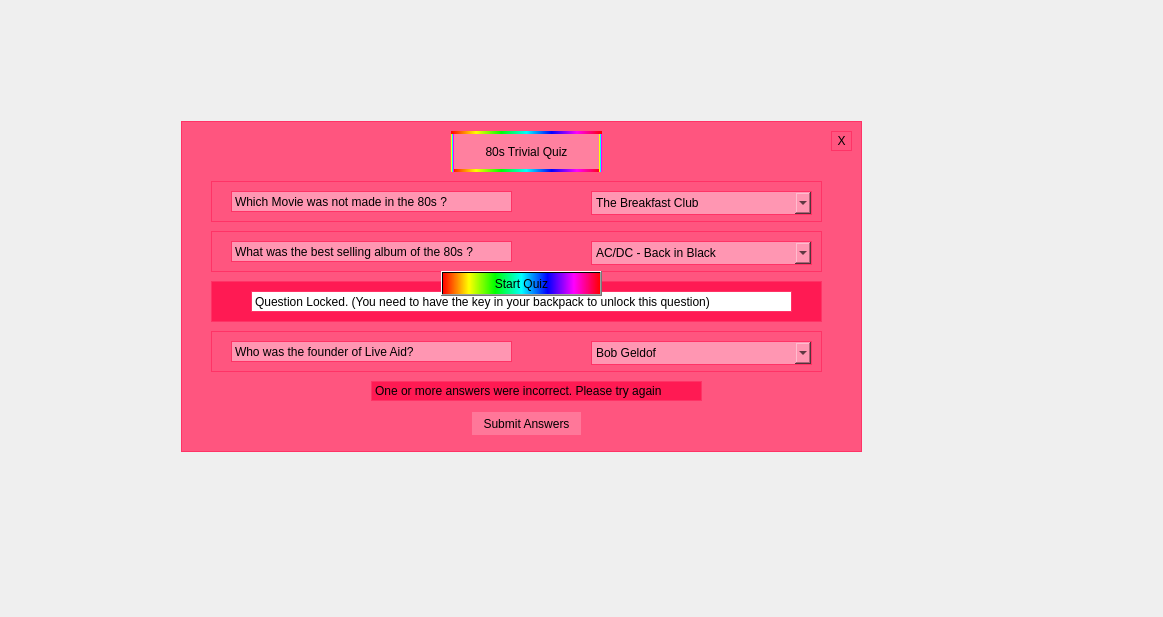
<?xml version="1.0" encoding="UTF-8"?>
<ui version="4.0">
 <class>tz80widget</class>
 <widget class="QWidget" name="tz80widget">
  <property name="geometry">
   <rect>
    <x>0</x>
    <y>0</y>
    <width>1163</width>
    <height>617</height>
   </rect>
  </property>
  <property name="windowTitle">
   <string>Form</string>
  </property>
  <property name="styleSheet">
   <string notr="true"/>
  </property>
  <layout class="QHBoxLayout" name="horizontalLayout">
   <item>
    <widget class="QStackedWidget" name="stackedWidget">
     <widget class="QWidget" name="page">
      <widget class="QLabel" name="label">
       <property name="geometry">
        <rect>
         <x>-7</x>
         <y>-26</y>
         <width>1071</width>
         <height>651</height>
        </rect>
       </property>
       <property name="text">
        <string/>
       </property>
       <property name="pixmap">
        <pixmap resource="resources.qrc">:/Resources/eighties.jpg</pixmap>
       </property>
      </widget>
      <widget class="QFrame" name="quiz_frame">
       <property name="geometry">
        <rect>
         <x>170</x>
         <y>110</y>
         <width>681</width>
         <height>331</height>
        </rect>
       </property>
       <property name="styleSheet">
        <string notr="true">background-color: rgb(255, 85, 127);
border: 1px solid;
border-color: rgb(255, 51, 102);</string>
       </property>
       <property name="frameShape">
        <enum>QFrame::StyledPanel</enum>
       </property>
       <property name="frameShadow">
        <enum>QFrame::Raised</enum>
       </property>
       <widget class="QLabel" name="label_2">
        <property name="geometry">
         <rect>
          <x>270</x>
          <y>10</y>
          <width>151</width>
          <height>41</height>
         </rect>
        </property>
        <property name="styleSheet">
         <string notr="true">background-color: #ff809f;
border-color: qlineargradient(spread:pad, x1:0, y1:0, x2:1, y2:0, stop:0 rgba(255, 0, 0, 255), stop:0.166 rgba(255, 255, 0, 255), stop:0.333 rgba(0, 255, 0, 255), stop:0.5 rgba(0, 255, 255, 255), stop:0.666 rgba(0, 0, 255, 255), stop:0.833 rgba(255, 0, 255, 255), stop:1 rgba(255, 0, 0, 255));
border-width: 3px;</string>
        </property>
        <property name="text">
         <string>80s Trivial Quiz</string>
        </property>
        <property name="textFormat">
         <enum>Qt::AutoText</enum>
        </property>
        <property name="alignment">
         <set>Qt::AlignCenter</set>
        </property>
       </widget>
       <widget class="QFrame" name="question1_frame">
        <property name="geometry">
         <rect>
          <x>30</x>
          <y>60</y>
          <width>611</width>
          <height>41</height>
         </rect>
        </property>
        <property name="frameShape">
         <enum>QFrame::StyledPanel</enum>
        </property>
        <property name="frameShadow">
         <enum>QFrame::Raised</enum>
        </property>
        <widget class="QLabel" name="question1_label">
         <property name="geometry">
          <rect>
           <x>20</x>
           <y>10</y>
           <width>281</width>
           <height>21</height>
          </rect>
         </property>
         <property name="styleSheet">
          <string notr="true">background-color: rgb(255, 150, 178);</string>
         </property>
         <property name="text">
          <string>Which Movie was not made in the 80s ?</string>
         </property>
        </widget>
        <widget class="QComboBox" name="question1_comboBox">
         <property name="geometry">
          <rect>
           <x>380</x>
           <y>10</y>
           <width>221</width>
           <height>24</height>
          </rect>
         </property>
         <property name="styleSheet">
          <string notr="true">background-color: rgb(255, 150, 178);</string>
         </property>
         <item>
          <property name="text">
           <string>The Breakfast Club</string>
          </property>
         </item>
         <item>
          <property name="text">
           <string>Ferris Buller Day off</string>
          </property>
         </item>
         <item>
          <property name="text">
           <string>Revenge of the nerds</string>
          </property>
         </item>
        </widget>
       </widget>
       <widget class="QPushButton" name="submitButton">
        <property name="geometry">
         <rect>
          <x>290</x>
          <y>290</y>
          <width>111</width>
          <height>25</height>
         </rect>
        </property>
        <property name="styleSheet">
         <string notr="true">border: 1px solid #ff557f;
background-color: rgb(255, 119, 153);</string>
        </property>
        <property name="text">
         <string>Submit Answers</string>
        </property>
       </widget>
       <widget class="QFrame" name="question2_frame">
        <property name="geometry">
         <rect>
          <x>30</x>
          <y>110</y>
          <width>611</width>
          <height>41</height>
         </rect>
        </property>
        <property name="frameShape">
         <enum>QFrame::StyledPanel</enum>
        </property>
        <property name="frameShadow">
         <enum>QFrame::Raised</enum>
        </property>
        <widget class="QLabel" name="question2_label">
         <property name="geometry">
          <rect>
           <x>20</x>
           <y>10</y>
           <width>281</width>
           <height>21</height>
          </rect>
         </property>
         <property name="styleSheet">
          <string notr="true">background-color: rgb(255, 150, 178);</string>
         </property>
         <property name="text">
          <string>What was the best selling album of the 80s ?</string>
         </property>
        </widget>
        <widget class="QComboBox" name="question2_comboBox">
         <property name="geometry">
          <rect>
           <x>380</x>
           <y>10</y>
           <width>221</width>
           <height>24</height>
          </rect>
         </property>
         <property name="styleSheet">
          <string notr="true">background-color: rgb(255, 150, 178);</string>
         </property>
         <item>
          <property name="text">
           <string>AC/DC - Back in Black</string>
          </property>
         </item>
         <item>
          <property name="text">
           <string>Michael Jackson - Thriller</string>
          </property>
         </item>
         <item>
          <property name="text">
           <string>Whitney Houston - Whitney</string>
          </property>
         </item>
        </widget>
       </widget>
       <widget class="QFrame" name="question3_frame">
        <property name="geometry">
         <rect>
          <x>30</x>
          <y>160</y>
          <width>611</width>
          <height>41</height>
         </rect>
        </property>
        <property name="frameShape">
         <enum>QFrame::StyledPanel</enum>
        </property>
        <property name="frameShadow">
         <enum>QFrame::Raised</enum>
        </property>
        <widget class="QLabel" name="question3_label">
         <property name="geometry">
          <rect>
           <x>20</x>
           <y>10</y>
           <width>281</width>
           <height>21</height>
          </rect>
         </property>
         <property name="styleSheet">
          <string notr="true">background-color: rgb(255, 150, 178);</string>
         </property>
         <property name="text">
          <string>In November of 1989, this happened:</string>
         </property>
        </widget>
        <widget class="QComboBox" name="question3_comboBox">
         <property name="geometry">
          <rect>
           <x>380</x>
           <y>10</y>
           <width>221</width>
           <height>24</height>
          </rect>
         </property>
         <property name="styleSheet">
          <string notr="true">background-color: rgb(255, 150, 178);</string>
         </property>
         <item>
          <property name="text">
           <string>Election of Bill Clinton</string>
          </property>
         </item>
         <item>
          <property name="text">
           <string>Fall of Berlin Wall</string>
          </property>
         </item>
         <item>
          <property name="text">
           <string>Attack on Pearl Harbour</string>
          </property>
         </item>
        </widget>
       </widget>
       <widget class="QFrame" name="question4_frame">
        <property name="geometry">
         <rect>
          <x>30</x>
          <y>210</y>
          <width>611</width>
          <height>41</height>
         </rect>
        </property>
        <property name="frameShape">
         <enum>QFrame::StyledPanel</enum>
        </property>
        <property name="frameShadow">
         <enum>QFrame::Raised</enum>
        </property>
        <widget class="QLabel" name="question4_label">
         <property name="geometry">
          <rect>
           <x>20</x>
           <y>10</y>
           <width>281</width>
           <height>21</height>
          </rect>
         </property>
         <property name="styleSheet">
          <string notr="true">background-color: rgb(255, 150, 178);</string>
         </property>
         <property name="text">
          <string>Who was the founder of Live Aid?</string>
         </property>
        </widget>
        <widget class="QComboBox" name="question4_comboBox">
         <property name="geometry">
          <rect>
           <x>380</x>
           <y>10</y>
           <width>221</width>
           <height>24</height>
          </rect>
         </property>
         <property name="styleSheet">
          <string notr="true">background-color: rgb(255, 150, 178);</string>
         </property>
         <item>
          <property name="text">
           <string>Bob Geldof</string>
          </property>
         </item>
         <item>
          <property name="text">
           <string>Paul McCartney</string>
          </property>
         </item>
         <item>
          <property name="text">
           <string>Diana Ross</string>
          </property>
         </item>
        </widget>
       </widget>
       <widget class="QLabel" name="warning_label">
        <property name="geometry">
         <rect>
          <x>190</x>
          <y>260</y>
          <width>331</width>
          <height>20</height>
         </rect>
        </property>
        <property name="styleSheet">
         <string notr="true">background-color: #ff1a53;</string>
        </property>
        <property name="text">
         <string>One or more answers were incorrect. Please try again</string>
        </property>
       </widget>
       <widget class="QPushButton" name="closeButton">
        <property name="geometry">
         <rect>
          <x>650</x>
          <y>10</y>
          <width>21</width>
          <height>20</height>
         </rect>
        </property>
        <property name="cursor">
         <cursorShape>PointingHandCursor</cursorShape>
        </property>
        <property name="text">
         <string>X</string>
        </property>
       </widget>
       <widget class="QFrame" name="questionlocked_frame">
        <property name="geometry">
         <rect>
          <x>30</x>
          <y>160</y>
          <width>611</width>
          <height>41</height>
         </rect>
        </property>
        <property name="styleSheet">
         <string notr="true">background-color: #ff1a53;</string>
        </property>
        <property name="frameShape">
         <enum>QFrame::StyledPanel</enum>
        </property>
        <property name="frameShadow">
         <enum>QFrame::Raised</enum>
        </property>
        <widget class="QLabel" name="questionlocked_label">
         <property name="geometry">
          <rect>
           <x>40</x>
           <y>10</y>
           <width>541</width>
           <height>21</height>
          </rect>
         </property>
         <property name="styleSheet">
          <string notr="true">background-color: rgb(255, 255, 255);</string>
         </property>
         <property name="text">
          <string>Question Locked. (You need to have the key in your backpack to unlock this question)</string>
         </property>
        </widget>
       </widget>
      </widget>
      <widget class="QPushButton" name="tokenButton">
       <property name="geometry">
        <rect>
         <x>460</x>
         <y>210</y>
         <width>121</width>
         <height>121</height>
        </rect>
       </property>
       <property name="cursor">
        <cursorShape>PointingHandCursor</cursorShape>
       </property>
       <property name="styleSheet">
        <string notr="true">border-style: solid;
background-image: url(:/Resources/token.png);
 border-width:1px;
 border-radius:50px;</string>
       </property>
       <property name="text">
        <string/>
       </property>
       <property name="buttonImage" stdset="0">
        <pixmap resource="resources.qrc">:/Resources/token.png</pixmap>
       </property>
      </widget>
      <widget class="QPushButton" name="startButton">
       <property name="geometry">
        <rect>
         <x>430</x>
         <y>260</y>
         <width>161</width>
         <height>25</height>
        </rect>
       </property>
       <property name="cursor">
        <cursorShape>PointingHandCursor</cursorShape>
       </property>
       <property name="styleSheet">
        <string notr="true">background-color: qlineargradient(spread:pad, x1:0, y1:0, x2:1, y2:0, stop:0 rgba(255, 0, 0, 255), stop:0.166 rgba(255, 255, 0, 255), stop:0.333 rgba(0, 255, 0, 255), stop:0.5 rgba(0, 255, 255, 255), stop:0.666 rgba(0, 0, 255, 255), stop:0.833 rgba(255, 0, 255, 255), stop:1 rgba(255, 0, 0, 255));</string>
       </property>
       <property name="text">
        <string>Start Quiz</string>
       </property>
      </widget>
     </widget>
     <widget class="QWidget" name="page_2"/>
    </widget>
   </item>
  </layout>
 </widget>
 <resources>
  <include location="resources.qrc"/>
 </resources>
 <connections/>
</ui>
